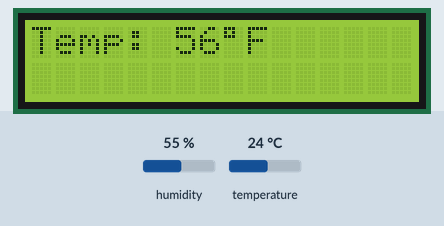
The sketch below on a simulated Arduino Uno, built with avr-gcc and run on an emulated ATmega328P. Parts: 16×2 character LCD. Inputs (shaded band) come from the test bench; at power-on: temperature 24 °C, humidity 55 %.

Above: at 2.2 s.
2.3 s: temperature set to 12 °C
At 4.3 s:
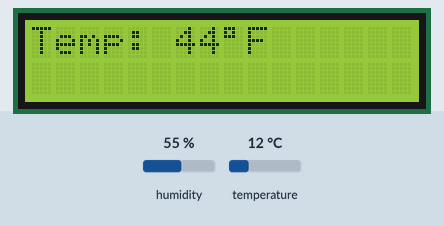
4.8 s: temperature set to 19 °C
At 6.3 s:
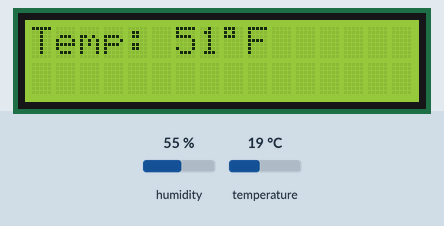
7.1 s: temperature set to 28 °C
At 8.3 s:
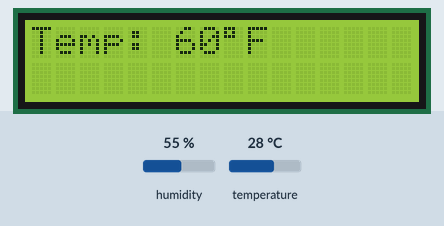
Timing chart, 0 to 10.1 s (numbered marks = the images above; inputs shaded):
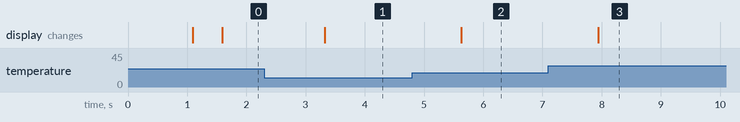

Measured:
- after the input at 2.3 s, the display: changes after 1.0 s (image 1)
- after the input at 4.8 s, the display: changes after 0.83 s (image 2)
- after the input at 7.1 s, the display: changes after 0.84 s (image 3)

The sketch:

EE210final.ino
```cpp
// (licence header left out)
#include <LiquidCrystal.h>
#include <IRremote.hpp>
#include <DHT11.h>

#define ir_pin 1
#define dht_pin 13

const int rs = 12, en = 11, d4 = 5, d5 = 4, d6 = 3, d7 = 2;
LiquidCrystal lcd(rs, en, d4, d5, d6, d7);

DHT11 dht11(dht_pin);

void setup() {
lcd.begin(16, 2);
Serial.begin(9600);
lcd.print("Fan 1.0");
delay(1000);
lcd.clear();
lcd.setCursor(0, 0);
}

void loop() {
readtemp();
}


int readtemp() {
      int temperatureC = dht11.readTemperature();
    int temperatureF = ((9/5)*temperatureC+32);
      if (temperatureC != DHT11::ERROR_CHECKSUM && temperatureC != DHT11::ERROR_TIMEOUT) {
        lcd.clear();
        lcd.print("Temp: ");
        lcd.print(temperatureF);
        lcd.print("\337F");
    } else {
        // Print error message based on the error code.
        Serial.println(DHT11::getErrorString(temperatureC));
    }
    delay(50);
}
```
